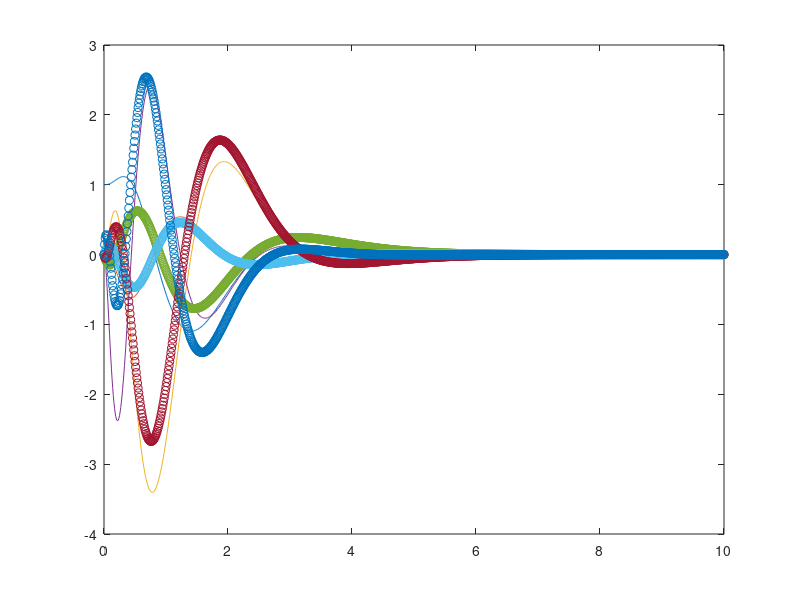

Reproduce this figure in MATLAB.
clear();
pkg load control
 
m = 0.2;
l = 0.3;
M = 0.3;
g = 9.8;
J = 1/12*m*l^2;

a = (M+m)*(m*l^2+J)-m^2*l^2;
A = [0, 0, 1, 0; 0, 0, 0, 1; 0, -m^2*l^2*g/a, 0, 0; 0, (m+M)*m*l*g/a, 0, 0]; 
B = [0, 0, (m*l^2+J)/a, -m*l/a]';
C = [1, 0, 0, 1];

###############可制御可観測##########################
Mc = [B A*B A^2*B A^3*B];
result_Mc = det(Mc)

Mo = [C ; C*A; C * A^2; C * A^3];
result_Mo = det(Mo)



#############---状態観測機L---#################################
Aa = A.';
Ba = C.';
Ca = B.';
D = 0;

sys = ss(Aa,Ba,Ca,D)
P = [-2, -3, -4, -5];
L = place(sys,P)'



###########------状態フィードバックゲインF-------#############

SYS2=ss(A,B,C,D);
p2=[-2, -3, -4, -5];
F=place(SYS2,p2)

################---init----########################

x = [0.1; 0.1; 0.1; 0.1];    # 初期値
xh = [0; 0; 0; 0];  # 再現値の初期値

Ab=[A -B*F;L*C A-B*F-L*C]; #併合系
dt = 0.01;
t = 0:dt:10;
i = 0;


for n = t
    i = i + 1;
    xb = expm(Ab*n);
    x1(i) = xb(1);  
    x2(i) = xb(2);  
    x3(i) = xb(3);  
    x4(i) = xb(4);  
    xh1(i) = xb(5);  
    xh2(i) = xb(6);  
    xh3(i) = xb(7);  
    xh4(i) = xb(8);
endfor

plot(t, x1, t, x2, t, x3, t, x4, t, xh1, 'o', t, xh2, 'o', t, xh3, 'o', t, xh4, 'o');






